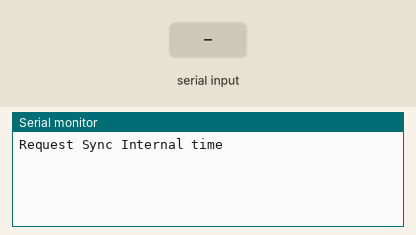
Simulated run of this sketch. Board: Arduino Uno, built with avr-gcc and run on an emulated ATmega328P. On the bench: the last lines printed to the serial monitor. The test bench sets the inputs (shaded band).

Above: at 1.2 s.
1.3 s: "90,45,200,10\n" received over Serial
At 3.9 s:
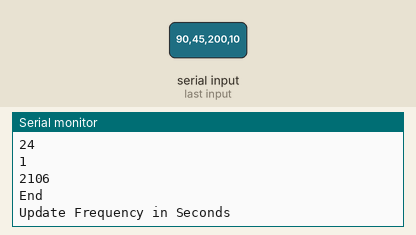
4.3 s: "90,45,200\n" received over Serial
At 5.7 s:
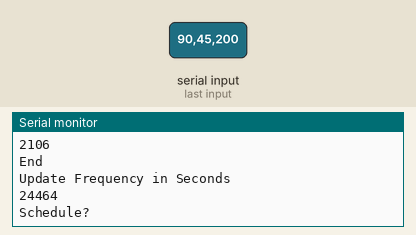
Timing chart, 0 to 7.3 s (numbered marks = the images above; inputs shaded):
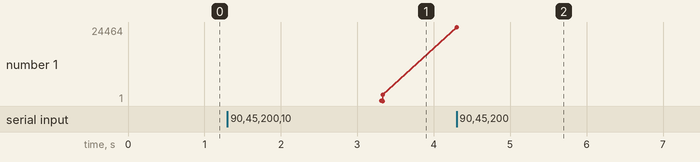

Measured:
- after the input at 1.3 s, the serial monitor: prints a new line after 2.0 s (image 1)
- after the input at 4.3 s, the serial monitor: prints a new line at once (image 2)
- plotted number 1: 2106 → 24464 after the input at 4.3 s

The sketch:

Schedule_Test.ino
```cpp
#include "Schedule.h"
#include <Time.h>

boolean first = true;
time_t var_time;
Schedule temp;

void print_time(time_t stime){
	Serial.println(second(stime));
	Serial.println(minute(stime));
	Serial.println(hour(stime));
	Serial.println(day(stime));
	Serial.println(month(stime));
	Serial.println(year(stime));
	Serial.println("End");
}

time_t serial_read_time(){
	tmElements_t temp;
	time_t timet;
    temp.Second = Serial.parseInt();
	temp.Minute = Serial.parseInt();
	temp.Hour = Serial.parseInt();
	temp.Day = Serial.parseInt();
	temp.Month = Serial.parseInt();
	temp.Year = Serial.parseInt();
	timet = makeTime(temp);
	return timet;
}

void func(){
  Serial.println("Schedule Call");
}

Schedule parse_schedule(){
	//Need to figure out which function based on next ********
	int next = Serial.parseInt();
	//**Temporarily passing temp
	time_t start = serial_read_time();
	long interval = Serial.parseInt();
	time_t end = serial_read_time();
	Serial.flush();
	//This is the length of time that the schedule will be on for
	double length = (end - start)/60; //Return is in seconds
	//If timer, make ticks 1
    unsigned int ticks = 1;
	//Otherwise how many times the device will have to do the function. length of time of schedule / how often to do the action
	if (length) ticks = (int)ceil(length/interval);
	//Set the schedule to the parsed data from Serial, last pass is function
    Schedule return_schedule;
	return_schedule.create(start, interval, ticks, func);
    return return_schedule;
}

void setup(){
	Serial.begin(9600);
}

time_t start, end;
int type, between;
unsigned long before;
Schedule test_sch;

void loop(){
	//If the time is not set (initial power on), request the user to change the current time
	if (timeStatus()== timeNotSet){
		Serial.println("Request Sync Internal time");
		while(!Serial.available());
		setTime(serial_read_time());
		print_time(now());
		Serial.println("Update Frequency in Seconds");
		while(!Serial.available());
		between = Serial.parseInt()*1000;
		Serial.println(between);
		Serial.println("Schedule?");
		while(!Serial.available());
		test_sch = parse_schedule();
		Serial.println("Schedule will start at");
		print_time(test_sch.hit_time);
		Serial.write("For: ");
		Serial.println(test_sch.ticks);
		Serial.write(" times\n");
		before = millis();
        Serial.println("End parse\n");
	}
	if (millis() >= before + between){
		Serial.println("Current Time:");
		print_time(now());
		// Serial.println("millis:");
		// Serial.println(millis());
		// Serial.println("before before:");
		// Serial.println(before);
		before = millis();
		// Serial.println("before after:");
		// Serial.println(before);

	}
//        Serial.println("Times:");
//        Serial.println(before+between);
//	Serial.println(millis());
//        delay(3000);
	/*
	Serial.println(type);
	print_time(start);
	Serial.println(interval);
	print_time(end);
    Serial.println("---ticks---");

	double length = ((end - start)/60);
	int ticks = (int)ceil(length/interval);
	Serial.println(length);
	Serial.println(ticks);

	print_time(now());
	//Serial.println(test_sch.interval);
	Serial.println(test_sch.ticks);
	char a = '1';
	Serial.println("A");
	Serial.println((int)a);
	//Have to change schedule function in main code
	test_sch.check_time();
	delay(5000);
	if (test_sch.func == func) Serial.println("HIt");

	Serial.println("Current time:");
	print_time(now());
	Serial.println("-------------------");
    */
	test_sch.check_time();

}
```

Schedule.cpp
```cpp
#include "Schedule.h"

void Schedule::create(const time_t new_time, const long new_inter, const unsigned int new_ticks, void (*function)()){
	hit_time = new_time;
	interval = new_inter;
	ticks = new_ticks;
	func = function;
}

void Schedule::check_time(){
	//If current time is greater than start time && ticks > 0
	if (now() >= hit_time && ticks > 0){
		hit_time += interval*60;
		--ticks;
		func();
	}
}
```

Schedule.h
```cpp
#include <Time.h>

class Schedule {
public:
//Constructors
Schedule(){
	time_t hit_time=0;
    long interval=0;
    unsigned int ticks = 0;
}

//Modifiers
void create(const time_t new_time, const long new_inter, const unsigned int new_ticks, void (*function)());

//If the next function should go, if so, decrements ticks, moves start time and returns 1;
void check_time();

//Representation
time_t hit_time;
long interval;
unsigned int ticks;
void (*func)();
};
```
